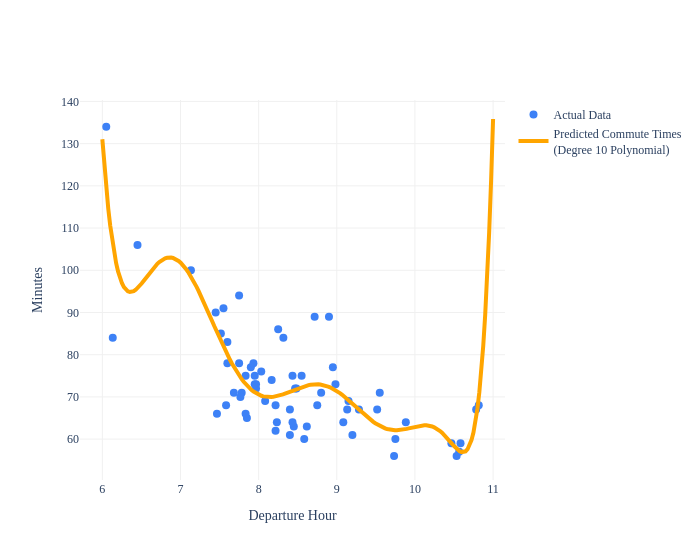

The notebook cell saved with this chart:
### Markdown cell above
$75.27$, the mean squared error of the cubic model, is lower than the simple linear regression model's mean squared error of $97.04$ (but worse than we got when one hot encoding `day`) and lower than the quadratic model's mean squared error of $75.32$.

Keep in mind that adding complex features **doesn't always** equate to a "better model", even if it lowers the mean squared error on the training data. To illustrate what I mean, what if we fit a degree 10 polynomial to the data?

### Code cell
# Create a polynomial feature DataFrame for degree 10, with 'departure_hour' between 6 and 11 (smooth curve)
import numpy as np

# 200 points between 6 and 11 for smoothness
departure_hour_grid = np.linspace(6, 11, 200)
X_poly_grid = pd.DataFrame({'departure_hour': departure_hour_grid})
# Add polynomial features up to degree 10
for i in range(2, 11+1):
    X_poly_grid[f'departure_hour^{i}'] = X_poly_grid['departure_hour'] ** i

# Fit on the full data as before
X_for_polynomial = commutes_full[['departure_hour']].copy()
for i in range(2, 11+1):
    X_for_polynomial[f'departure_hour^{i}'] = X_for_polynomial['departure_hour'] ** i

model_polynomial = LinearRegression()
model_polynomial.fit(X=X_for_polynomial, y=commutes_full['minutes'])

fig = go.Figure()
fig.add_trace(go.Scatter(
    x=df['departure_hour'], y=df['minutes'],
    mode='markers',
    name='Actual Data',
    marker=dict(color='#3d81f6', size=8)
))
# Plot polynomial curve using linspace grid
fig.add_trace(go.Scatter(
    x=departure_hour_grid,
    y=model_polynomial.predict(X_poly_grid),
    mode='lines',
    name='Predicted Commute Times<br>(Degree 10 Polynomial)',
    line=dict(color='orange', width=4)
))

fig.update_layout(
    showlegend=True,
    title='',
    xaxis_title='Departure Hour',
    yaxis_title='Minutes',
    width=700,
    plot_bgcolor='white',
    font=dict(family='Palatino'),
    xaxis=dict(gridcolor='#f0f0f0'),
    yaxis=dict(gridcolor='#f0f0f0'),
)

### Figure 1 — Plotly figure (JSON) as saved in the notebook; plotly's stock layout.template omitted (floating-point values rounded to 4 significant figures; data arrays with more than 128 entries replaced by an {"elided": "..."} marker saying what was removed)
{"data": [{"marker": {"color": "#3d81f6", "size": 8}, "mode": "markers", "name": "Actual Data", "type": "scatter", "x": [10.82, 7.75, 8.45, 7.133, 9.15, 8.167, 9.2, 6.05, 8.217, 9.283, 8.033, 9.517, 7.967, 9.883, 7.9, 7.85, 7.933, 7.95, 8.55, 8.433, 9.75, 8.617, 8.467, 10.47, 8.233, 8.483, 7.967, 8.25, 7.833, 8.4, 8.9, 10.53, 10.57, 10.78, 9.133, 7.95, 8.317, 8.433, 8.4, 8.95, 8.583, 8.75, 9.733, 8.717, 10.58, 9.55, 9.083, 7.833, 8.8, 8.983, 6.133, 6.45, 7.75, 8.217, 7.783, 8.083, 7.683, 7.467, 7.6, 7.767, 7.517, 7.55, 7.583, 7.45, 7.6], "y": [68.0, 94.0, 63.0, 100.0, 69.0, 74.0, 61.0, 134.0, 62.0, 67.0, 76.0, 67.0, 73.0, 64.0, 77.0, 65.0, 78.0, 75.0, 75.0, 75.0, 60.0, 63.0, 72.0, 59.0, 64.0, 72.0, 72.0, 86.0, 66.0, 67.0, 89.0, 56.0, 57.0, 67.0, 67.0, 73.0, 84.0, 64.0, 61.0, 77.0, 60.0, 68.0, 56.0, 89.0, 59.0, 71.0, 64.0, 75.0, 71.0, 73.0, 84.0, 106.0, 78.0, 68.0, 71.0, 69.0, 71.0, 66.0, 78.0, 70.0, 85.0, 91.0, 68.0, 90.0, 83.0]}, {"line": {"color": "orange", "width": 4}, "mode": "lines", "name": "Predicted Commute Times<br>(Degree 10 Polynomial)", "type": "scatter", "x": {"elided": "200 float values"}, "y": {"elided": "200 float values"}}], "layout": {"font": {"family": "Palatino"}, "plot_bgcolor": "white", "showlegend": true, "title": {"text": ""}, "width": 700, "xaxis": {"gridcolor": "#f0f0f0", "title": {"text": "Departure Hour"}}, "yaxis": {"gridcolor": "#f0f0f0", "title": {"text": "Minutes"}}}}
